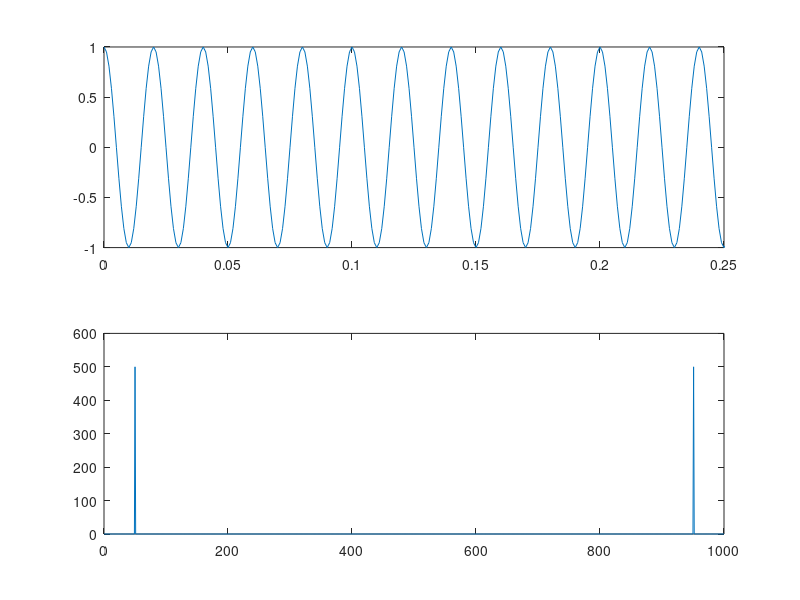

The MATLAB script that drew this image:
fs=1000;
f=50;
dt=1/fs;
N=1000;
t=0:dt:(N-1)*dt;
st=cos(2*pi*f*t);

% plot signal in time domain
subplot(2, 1, 1);
plot(t, st);
axis([0 0.25 -1 1])

% plot signal in frequency domain
sf=fft(st);
df=1/t(end);
f=0:df:(N-1)*df;
subplot(2, 1, 2);
plot(f, sf);
axis([0 1000 0 600])
